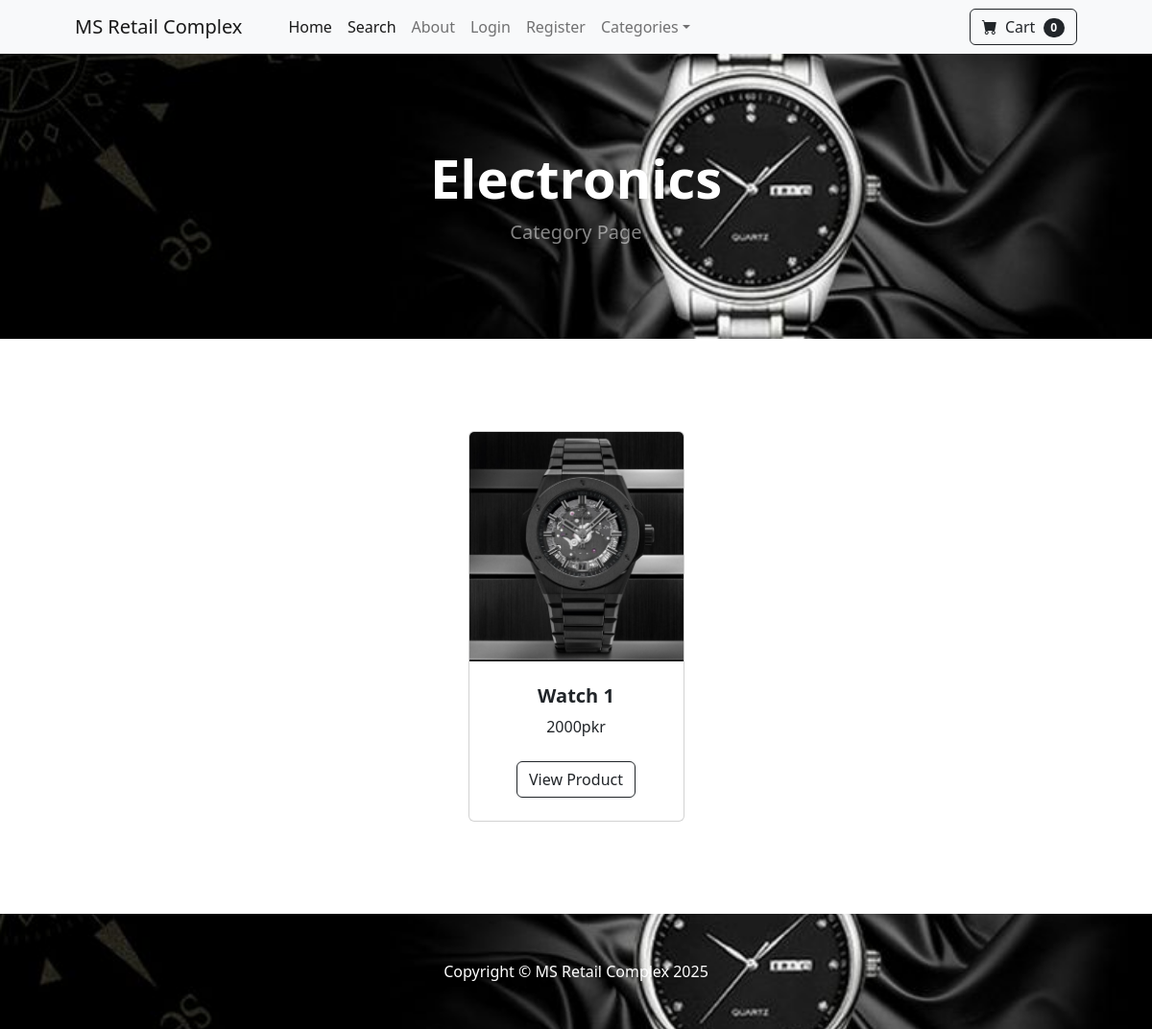
The app's page /category/Electronics with its own data.
### store/models.py (models this page shows, shortened)
class Category(models.Model):
	name = models.CharField(max_length=50)
	def __str__(self):
		return self.name
	class Meta:
		verbose_name_plural = 'categories'

class Product(models.Model):
	name = models.CharField(max_length=100)
	price = models.DecimalField(default=0, decimal_places=0, max_digits=10)
	category = models.ForeignKey(Category, on_delete=models.CASCADE, default=1)
	description = models.CharField(max_length=250, default='', blank=True, null=True)
	image = models.ImageField(upload_to='uploads/product/')
	is_sale = models.BooleanField(default=False)
	sale_price = models.DecimalField(default=0, decimal_places=0, max_digits=10)

### store/views.py (the view)
# urls.py: path('category/<str:foo>', views.category, name='category'),
def category(request, foo):
	foo = foo.replace('-', ' ')
	try:
		category = Category.objects.get(name=foo)
		products = Product.objects.filter(category=category)
		return render(request, 'category.html', {'products':products, 'category':category})
	except:
		messages.success(request, ("That Category Doesn't Exist..."))
		return redirect('home')

### cart/cart.py (called while the page is built)
	def __len__(self):
		return len(self.cart)

### cart/context_processors.py (called while the page is built)
def cart(request):
	return {'cart': Cart(request)}

### store/templates/category.html
{% extends 'base.html' %}
{% block content %}
        <header class="bg-dark py-5">
            <div class="container px-4 px-lg-5 my-5">
                <div class="text-center text-white">
                    <h1 class="display-4 fw-bolder">
                    {{ category }}
                </h1>
                    <p class="lead fw-normal text-white-50 mb-0">Category Page</p>
                </div>
            </div>
        </header>
        <section class="py-5">
            <div class="container px-4 px-lg-5 mt-5">
                <div class="row gx-4 gx-lg-5 row-cols-2 row-cols-md-3 row-cols-xl-4 justify-content-center">
                {% for product in products %}
                    {% if product.is_sale %}
                    <div class="col mb-5">
                        <div class="card h-100">
                            <div class="badge bg-dark text-white position-absolute" style="top: 0.5rem; right: 0.5rem">Sale</div>
                            <img class="card-img-top" src="{{ product.image.url }}" alt="..." />
                            <div class="card-body p-4">
                                <div class="text-center">
                                    <h5 class="fw-bolder">{{ product.name }}</h5>
                <div class="d-flex justify-content-center small text-warning mb-2">
                <div class="bi-star-fill"></div>
                &nbsp;&nbsp;Sale!&nbsp;&nbsp;
                <div class="bi-star-fill"></div>
                </div>
                                    <strike>
                                    {{ product.price }}pkr
                                    </strike>
                                    &nbsp;
                                    {{ product.sale_price }}pkr
                                </div>
                            </div>
                            <div class="card-footer p-4 pt-0 border-top-0 bg-transparent">
    <div class="text-center">
        <a class="btn btn-outline-dark mt-auto" href="{% url 'product' product.id  %}">View Product</a>
    </div>
                            </div>
                        </div>
                    </div>
                    {% else %}
                <div class="col mb-5">
                        <div class="card h-100">
                            <img class="card-img-top" src="{{ product.image.url }}" alt="..." />
                            <div class="card-body p-4">
                                <div class="text-center">
                                    <h5 class="fw-bolder">{{ product.name }}</h5>
                                    {{ product.price }}pkr
                                </div>
                            </div>
                            <div class="card-footer p-4 pt-0 border-top-0 bg-transparent">
    <div class="text-center"><a class="btn btn-outline-dark mt-auto" href="{% url 'product' product.id %}">View Product</a></div>
                            </div>
                        </div>
                    </div>
                        {% endif %}
                    {% endfor %}
            </div>
        </section>
{% endblock %}

### store/templates/base.html (shortened to what this page needs)
{% load static %}
<!DOCTYPE html>
<html lang="en">
    <head>
        <link href="https://cdn.jsdelivr.net/npm/bootstrap-icons@1.5.0/font/bootstrap-icons.css" rel="stylesheet" />
        <link href="{% static 'css/styles.css' %}" rel="stylesheet" />
    </head>
    <body>
        {% include 'navbar.html' %}
        {% block content %}
        {% endblock %}
        <footer class="py-5 bg-dark">
            <div class="container"><p class="m-0 text-center text-white">Copyright &copy; MS Retail Complex 2025</p></div>
        </footer>
    </body>
</html>

### store/templates/navbar.html (shortened to what this page needs)
        <nav class="navbar navbar-expand-lg navbar-light bg-light">
            <div class="container px-4 px-lg-5">
                <a class="navbar-brand" href="{% url 'home' %}">MS Retail Complex</a>
                <div class="collapse navbar-collapse" id="navbarSupportedContent">
                    <ul class="navbar-nav me-auto mb-2 mb-lg-0 ms-lg-4">
                        <li class="nav-item"><a class="nav-link active" aria-current="page" href="{% url 'home' %}">Home</a></li>
                        <li class="nav-item"><a class="nav-link active" aria-current="page" href="{% url 'search' %}">Search</a></li>
                        <li class="nav-item"><a class="nav-link" href="{% url 'about' %}">About</a></li>
            {% if user.is_authenticated %}
   <li class="nav-item dropdown">
            <a class="nav-link dropdown-toggle" id="navbarDropdown" href="#" role="button" data-bs-toggle="dropdown" aria-expanded="false">Profile</a>
            <ul class="dropdown-menu" aria-labelledby="navbarDropdown">
                <li><a class="dropdown-item" href="{% url 'update_user' %}">User Profile</a></li>
                <li><hr class="dropdown-divider" /></li>
<li><a class="dropdown-item" href="{% url 'update_info'  %}">User Info</a></li>
                            </ul>
                        </li>
            <li class="nav-item dropdown">
            <a class="nav-link dropdown-toggle" id="navbarDropdown" href="#" role="button" data-bs-toggle="dropdown" aria-expanded="false">My Orders</a>
            <ul class="dropdown-menu" aria-labelledby="navbarDropdown">
                <li><a class="dropdown-item" href="{% url 'shipped_dash' %}">Shipped Orders</a></li>
                <li><hr class="dropdown-divider" /></li>
<li><a class="dropdown-item" href="{% url 'not_shipped_dash'  %}">Pending Orders</a></li>
                            </ul>
                        </li>
               <li class="nav-item"><a class="nav-link" href="{% url 'logout' %}">Logout</a></li>
            {% else %}
               <li class="nav-item"><a class="nav-link" href="{% url 'login' %}">Login</a></li>
               <li class="nav-item"><a class="nav-link" href="{% url 'register' %}">Register</a></li>
            {% endif %}
                        <li class="nav-item dropdown">
                            <a class="nav-link dropdown-toggle" id="navbarDropdown" href="#" role="button" data-bs-toggle="dropdown" aria-expanded="false">Categories</a>
                        </li>
                    </ul>
                </div>
                <a href="{% url 'cart_summary' %}" class="btn btn-outline-dark"><i class="bi-cart-fill me-1"></i>
                    Cart
                <span class="badge bg-dark1 text-white ms-1 rounded-pill" id="cart_quantity">{{ cart|length }}
                </span></a>
            </div>
        </nav>

### records on screen
Category: name "Electronics"
Product: image (picture), name "Watch 1", price "2000"

### other values on screen
{{ cart|length }} "0"
